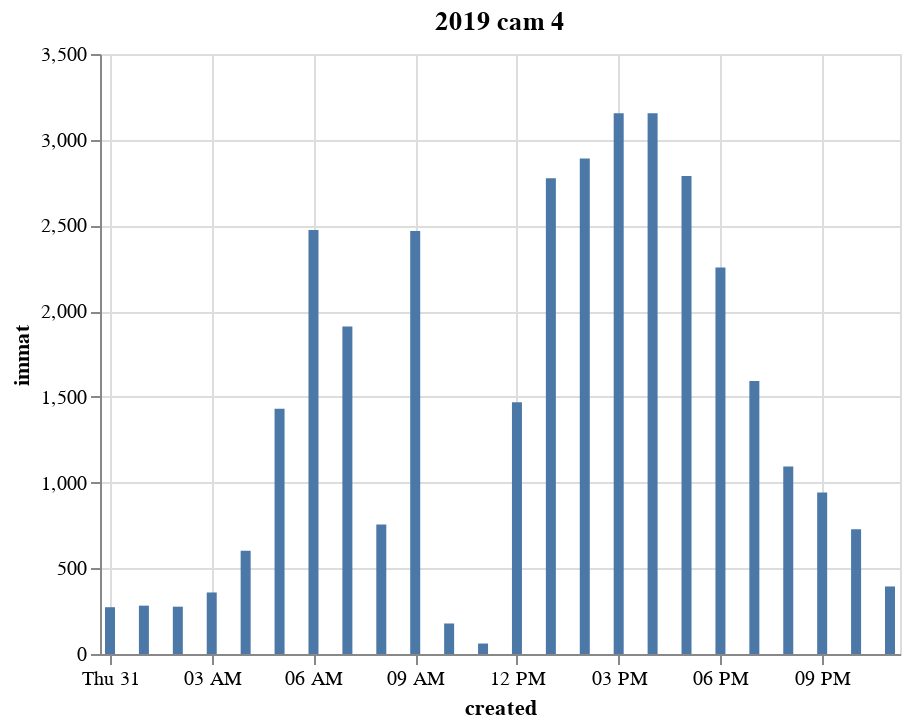

Here is the notebook cell this chart was saved with:
### Code cell
graph_jour(test,'2019-01-31 00:00:00','2019-01-31 23:59:59')

### Figure 1 — Vega-Lite specification as saved in the notebook (floating-point values rounded to 4 significant figures)
{"$schema": "https://vega.github.io/schema/vega-lite/v2.6.0.json", "config": {"view": {"height": 300, "width": 400}}, "data": {"name": "data-bcbedba71fb0e88f3607abe4ac1a8224"}, "datasets": {"data-bcbedba71fb0e88f3607abe4ac1a8224": [{"camera_id": 273, "created": "2019-01-31T00:00:00", "fiability": 273, "immat": 273, "l": 273, "state": 273}, {"camera_id": 282, "created": "2019-01-31T01:00:00", "fiability": 282, "immat": 282, "l": 282, "state": 282}, {"camera_id": 276, "created": "2019-01-31T02:00:00", "fiability": 276, "immat": 276, "l": 276, "state": 276}, {"camera_id": 359, "created": "2019-01-31T03:00:00", "fiability": 359, "immat": 359, "l": 359, "state": 359}, {"camera_id": 602, "created": "2019-01-31T04:00:00", "fiability": 602, "immat": 602, "l": 602, "state": 602}, {"camera_id": 1431, "created": "2019-01-31T05:00:00", "fiability": 1431, "immat": 1431, "l": 1431, "state": 1431}, {"camera_id": 2473, "created": "2019-01-31T06:00:00", "fiability": 2473, "immat": 2473, "l": 2473, "state": 2473}, {"camera_id": 1911, "created": "2019-01-31T07:00:00", "fiability": 1911, "immat": 1911, "l": 1911, "state": 1911}, {"camera_id": 755, "created": "2019-01-31T08:00:00", "fiability": 755, "immat": 755, "l": 755, "state": 755}, {"camera_id": 2467, "created": "2019-01-31T09:00:00", "fiability": 2467, "immat": 2467, "l": 2467, "state": 2467}, {"camera_id": 178, "created": "2019-01-31T10:00:00", "fiability": 178, "immat": 178, "l": 178, "state": 178}, {"camera_id": 61, "created": "2019-01-31T11:00:00", "fiability": 61, "immat": 61, "l": 61, "state": 61}, {"camera_id": 1469, "created": "2019-01-31T12:00:00", "fiability": 1469, "immat": 1469, "l": 1469, "state": 1469}, {"camera_id": 2775, "created": "2019-01-31T13:00:00", "fiability": 2775, "immat": 2775, "l": 2775, "state": 2775}, {"camera_id": 2891, "created": "2019-01-31T14:00:00", "fiability": 2891, "immat": 2891, "l": 2891, "state": 2891}, {"camera_id": 3154, "created": "2019-01-31T15:00:00", "fiability": 3154, "immat": 3154, "l": 3154, "state": 3154}, {"camera_id": 3154, "created": "2019-01-31T16:00:00", "fiability": 3154, "immat": 3154, "l": 3154, "state": 3154}, {"camera_id": 2788, "created": "2019-01-31T17:00:00", "fiability": 2788, "immat": 2788, "l": 2788, "state": 2788}, {"camera_id": 2255, "created": "2019-01-31T18:00:00", "fiability": 2255, "immat": 2255, "l": 2255, "state": 2255}, {"camera_id": 1593, "created": "2019-01-31T19:00:00", "fiability": 1593, "immat": 1593, "l": 1593, "state": 1593}, {"camera_id": 1094, "created": "2019-01-31T20:00:00", "fiability": 1094, "immat": 1094, "l": 1094, "state": 1094}, {"camera_id": 942, "created": "2019-01-31T21:00:00", "fiability": 942, "immat": 942, "l": 942, "state": 942}, {"camera_id": 727, "created": "2019-01-31T22:00:00", "fiability": 727, "immat": 727, "l": 727, "state": 727}, {"camera_id": 394, "created": "2019-01-31T23:00:00", "fiability": 394, "immat": 394, "l": 394, "state": 394}]}, "encoding": {"x": {"field": "created", "type": "temporal"}, "y": {"field": "immat", "type": "quantitative"}}, "mark": "bar", "title": "2019 cam 4"}
